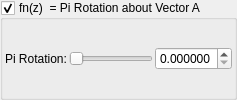
      <widget class="MyGroupBox" name="groupCheck_transf_function_enabledy_false">
       <property name="toolTip">
        <string/>
       </property>
       <property name="title">
        <string>fn(z)  = Pi Rotation about Vector A</string>
       </property>
       <property name="checkable">
        <bool>true</bool>
       </property>
       <layout class="QVBoxLayout" name="verticalLayout_50">
        <property name="spacing">
         <number>2</number>
        </property>
        <property name="leftMargin">
         <number>2</number>
        </property>
        <property name="topMargin">
         <number>2</number>
        </property>
        <property name="rightMargin">
         <number>2</number>
        </property>
        <property name="bottomMargin">
         <number>2</number>
        </property>
        <item>
         <layout class="QGridLayout" name="gridLayout_24">
          <property name="spacing">
           <number>2</number>
          </property>
          <item row="0" column="0">
           <widget class="QLabel" name="label_169">
            <property name="text">
             <string>Pi Rotation:</string>
            </property>
           </widget>
          </item>
          <item row="0" column="1">
           <widget class="QSlider" name="slider_transf_scale_0">
            <property name="sizePolicy">
             <sizepolicy hsizetype="Expanding" vsizetype="Maximum">
              <horstretch>0</horstretch>
              <verstretch>0</verstretch>
             </sizepolicy>
            </property>
            <property name="minimum">
             <number>0</number>
            </property>
            <property name="maximum">
             <number>1000000</number>
            </property>
            <property name="value">
             <number>0</number>
            </property>
            <property name="sliderPosition">
             <number>0</number>
            </property>
            <property name="orientation">
             <enum>Qt::Horizontal</enum>
            </property>
           </widget>
          </item>
          <item row="0" column="2">
           <widget class="MyDoubleSpinBox" name="spinbox_transf_scale_0">
            <property name="sizePolicy">
             <sizepolicy hsizetype="Minimum" vsizetype="Maximum">
              <horstretch>0</horstretch>
              <verstretch>0</verstretch>
             </sizepolicy>
            </property>
            <property name="prefix">
             <string/>
            </property>
            <property name="suffix">
             <string/>
            </property>
            <property name="decimals">
             <number>6</number>
            </property>
            <property name="minimum">
             <double>0.000000000000000</double>
            </property>
            <property name="maximum">
             <double>1.000000000000000</double>
            </property>
            <property name="singleStep">
             <double>0.100000000000000</double>
            </property>
           </widget>
          </item>
         </layout>
        </item>
       </layout>
      </widget>
